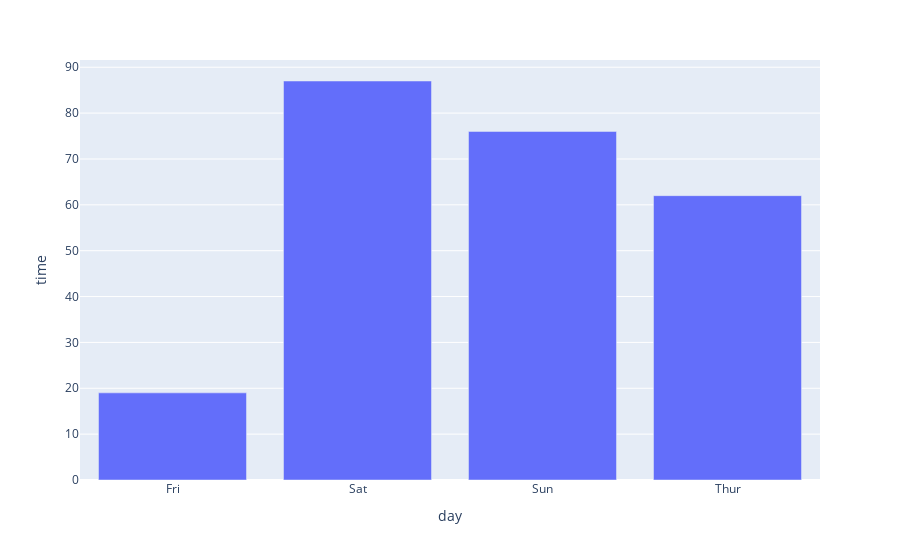

Notebook code cell kept with this figure:
### Code cell
px.bar(data_frame=px.data.tips()[['day','time']].groupby(by=['day']).count().reset_index(),
       x='day',y='time')

### Figure 1 — Plotly figure (JSON) as saved in the notebook; plotly's stock layout.template omitted (floating-point values rounded to 4 significant figures)
{"data": [{"alignmentgroup": "True", "hovertemplate": "day=%{x}<br>time=%{y}<extra></extra>", "legendgroup": "", "marker": {"color": "#636efa", "pattern": {"shape": ""}}, "name": "", "offsetgroup": "", "orientation": "v", "showlegend": false, "textposition": "auto", "type": "bar", "x": ["Fri", "Sat", "Sun", "Thur"], "xaxis": "x", "y": [19, 87, 76, 62], "yaxis": "y"}], "layout": {"barmode": "relative", "legend": {"tracegroupgap": 0}, "margin": {"t": 60}, "xaxis": {"anchor": "y", "domain": [0, 1], "title": {"text": "day"}}, "yaxis": {"anchor": "x", "domain": [0, 1], "title": {"text": "time"}}}}
